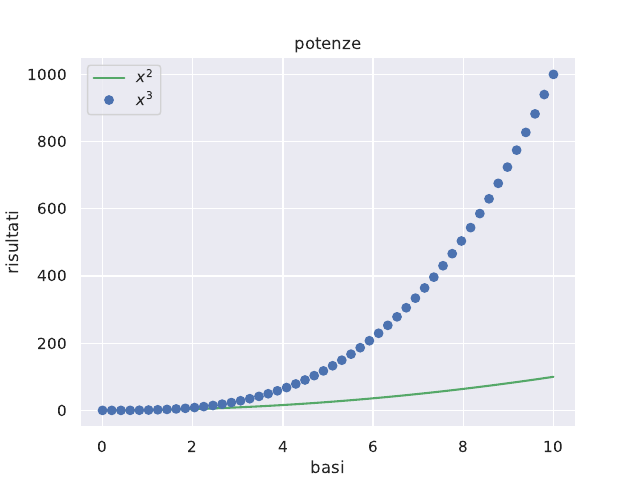

Reproduce this figure in Python.
import numpy as np
import matplotlib.pyplot as plt
# il seguente pacchetto è per la visualizzazione dati (aggiunge griglie, colori, ecc...); opera automaticamente sui grafici, basta importare il pacchetto e chiamare set()
import seaborn as sns


sns.set()

# scatter plot
x = np.linspace(0, 10, 50)
y = np.array(x ** 2)
z = np.array(x ** 3)
# il terzo parametro passato è relativo alla forma e al colore del plot: ad esempio 'g-' indica 'green and by lines', 'bo' indica 'blue and by circles', ecc...
plt.plot(x, y, 'g-', label = '$x^2$')
plt.plot(x, z, 'bo', label = '$x^3$')
plt.xlabel('basi')
plt.ylabel('risultati')
plt.title('potenze')
# aggiunge la legenda
plt.legend()
# salva la figura nel documento pdf (chiamarla sempre prima di plt.show())
plt.savefig('plot.pdf')
plt.show()